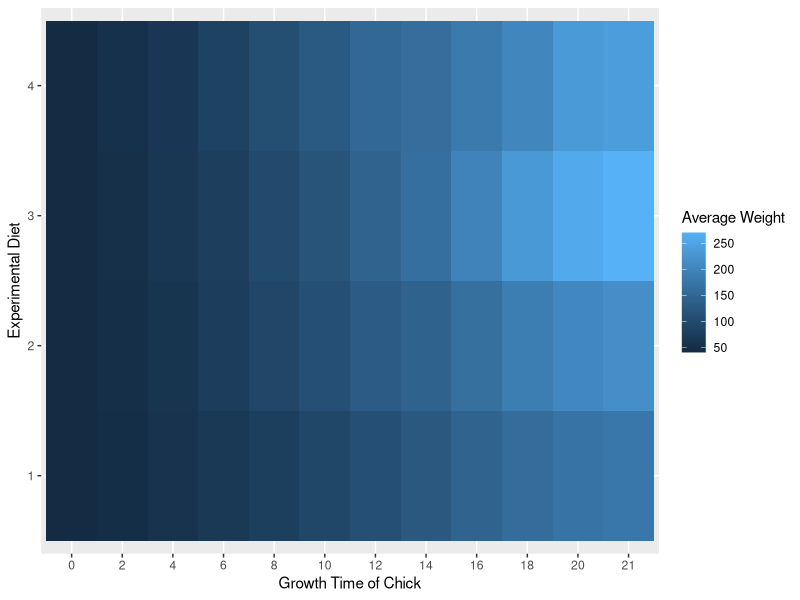
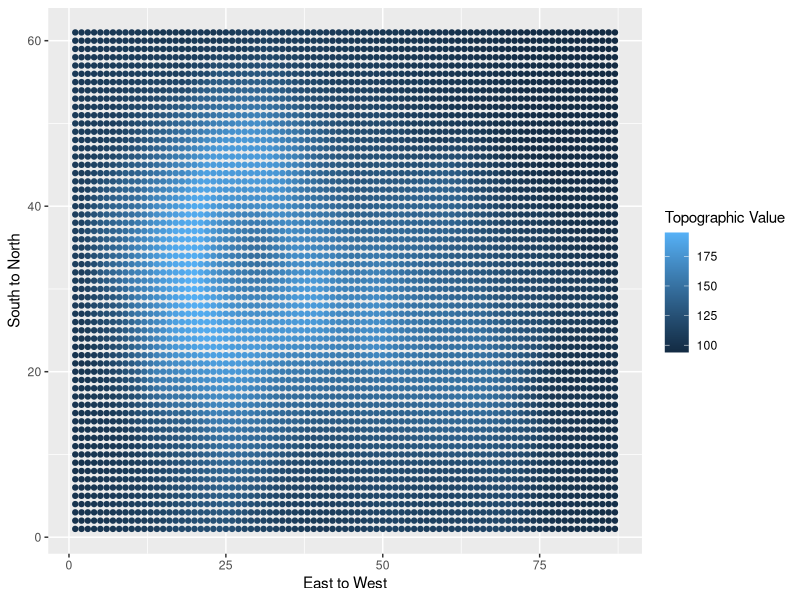

Write the R code that produced these figures, in order.
## ---- chunk 1
knitr::opts_chunk$set(echo = TRUE)
library(tidyverse)
library(reshape2)
data(volcano)
data(ChickWeight)
## ---- chunk 2
# data preparation: to tibble
cw <- as.tibble(ChickWeight)

# boxplot: x = time, y = weight
cw %>%
  group_by(Time, Diet) %>%
  summarise(weight = mean(weight, na.rm = TRUE)) %>%
  ggplot(aes(x = factor(Time), y = Diet, fill = weight)) +
    geom_tile() +
    labs(x = "Growth Time of Chick", y = "Experimental Diet", fill = "Average Weight")
## ---- chunk 3
# data preparation: matrix to tibble
vcn <- volcano
colnames(vcn) <- 1:61
rownames(vcn) <- 1:87
vcn <- melt(vcn)
names(vcn) <- c("East to West","South to North","Topographic Value")
vcn <- as.tibble(vcn)

# plot
vcn %>% 
  ggplot(mapping = aes(x = `East to West`, y = `South to North`, color = `Topographic Value`)) +
    geom_point(show.legend = TRUE)
